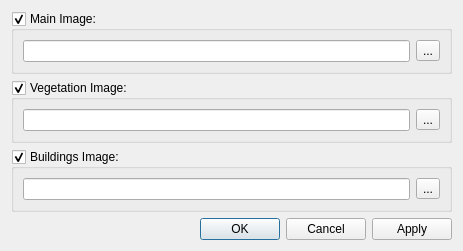
<?xml version="1.0" encoding="UTF-8"?>
<ui version="4.0">
 <class>TMXToBMPDialog</class>
 <widget class="QDialog" name="TMXToBMPDialog">
  <property name="geometry">
   <rect>
    <x>0</x>
    <y>0</y>
    <width>463</width>
    <height>235</height>
   </rect>
  </property>
  <property name="windowTitle">
   <string>TMX To BMP</string>
  </property>
  <layout class="QGridLayout" name="gridLayout">
   <item row="2" column="0" colspan="2">
    <widget class="QGroupBox" name="buildingGroupBox">
     <property name="title">
      <string>Buildings Image:</string>
     </property>
     <property name="checkable">
      <bool>true</bool>
     </property>
     <layout class="QVBoxLayout" name="verticalLayout_4">
      <item>
       <widget class="QWidget" name="widget_4" native="true">
        <layout class="QHBoxLayout" name="horizontalLayout_4">
         <property name="leftMargin">
          <number>0</number>
         </property>
         <property name="topMargin">
          <number>0</number>
         </property>
         <property name="rightMargin">
          <number>0</number>
         </property>
         <property name="bottomMargin">
          <number>0</number>
         </property>
         <item>
          <widget class="QLineEdit" name="buildingEdit">
           <property name="readOnly">
            <bool>true</bool>
           </property>
          </widget>
         </item>
         <item>
          <widget class="QToolButton" name="buildingBrowse">
           <property name="text">
            <string>...</string>
           </property>
          </widget>
         </item>
        </layout>
       </widget>
      </item>
     </layout>
    </widget>
   </item>
   <item row="0" column="0" colspan="2">
    <widget class="QGroupBox" name="mainGroupBox">
     <property name="title">
      <string>Main Image:</string>
     </property>
     <property name="checkable">
      <bool>true</bool>
     </property>
     <layout class="QVBoxLayout" name="verticalLayout_2">
      <item>
       <widget class="QWidget" name="widget_2" native="true">
        <layout class="QHBoxLayout" name="horizontalLayout_2">
         <property name="leftMargin">
          <number>0</number>
         </property>
         <property name="topMargin">
          <number>0</number>
         </property>
         <property name="rightMargin">
          <number>0</number>
         </property>
         <property name="bottomMargin">
          <number>0</number>
         </property>
         <item>
          <widget class="QLineEdit" name="mainEdit">
           <property name="readOnly">
            <bool>true</bool>
           </property>
          </widget>
         </item>
         <item>
          <widget class="QToolButton" name="mainBrowse">
           <property name="text">
            <string>...</string>
           </property>
          </widget>
         </item>
        </layout>
       </widget>
      </item>
     </layout>
    </widget>
   </item>
   <item row="1" column="0" colspan="2">
    <widget class="QGroupBox" name="vegGroupBox">
     <property name="title">
      <string>Vegetation Image:</string>
     </property>
     <property name="checkable">
      <bool>true</bool>
     </property>
     <layout class="QVBoxLayout" name="verticalLayout_3">
      <item>
       <widget class="QWidget" name="widget_3" native="true">
        <layout class="QHBoxLayout" name="horizontalLayout_3">
         <property name="leftMargin">
          <number>0</number>
         </property>
         <property name="topMargin">
          <number>0</number>
         </property>
         <property name="rightMargin">
          <number>0</number>
         </property>
         <property name="bottomMargin">
          <number>0</number>
         </property>
         <item>
          <widget class="QLineEdit" name="vegEdit">
           <property name="readOnly">
            <bool>true</bool>
           </property>
          </widget>
         </item>
         <item>
          <widget class="QToolButton" name="vegBrowse">
           <property name="text">
            <string>...</string>
           </property>
          </widget>
         </item>
        </layout>
       </widget>
      </item>
     </layout>
    </widget>
   </item>
   <item row="3" column="0">
    <spacer name="verticalSpacer">
     <property name="orientation">
      <enum>Qt::Vertical</enum>
     </property>
     <property name="sizeHint" stdset="0">
      <size>
       <width>20</width>
       <height>8</height>
      </size>
     </property>
    </spacer>
   </item>
   <item row="4" column="1">
    <widget class="QDialogButtonBox" name="buttonBox">
     <property name="orientation">
      <enum>Qt::Horizontal</enum>
     </property>
     <property name="standardButtons">
      <set>QDialogButtonBox::Apply|QDialogButtonBox::Cancel|QDialogButtonBox::Ok</set>
     </property>
    </widget>
   </item>
  </layout>
 </widget>
 <resources/>
 <connections>
  <connection>
   <sender>buttonBox</sender>
   <signal>accepted()</signal>
   <receiver>TMXToBMPDialog</receiver>
   <slot>accept()</slot>
   <hints>
    <hint type="sourcelabel">
     <x>248</x>
     <y>254</y>
    </hint>
    <hint type="destinationlabel">
     <x>157</x>
     <y>274</y>
    </hint>
   </hints>
  </connection>
  <connection>
   <sender>buttonBox</sender>
   <signal>rejected()</signal>
   <receiver>TMXToBMPDialog</receiver>
   <slot>reject()</slot>
   <hints>
    <hint type="sourcelabel">
     <x>316</x>
     <y>260</y>
    </hint>
    <hint type="destinationlabel">
     <x>286</x>
     <y>274</y>
    </hint>
   </hints>
  </connection>
 </connections>
</ui>
